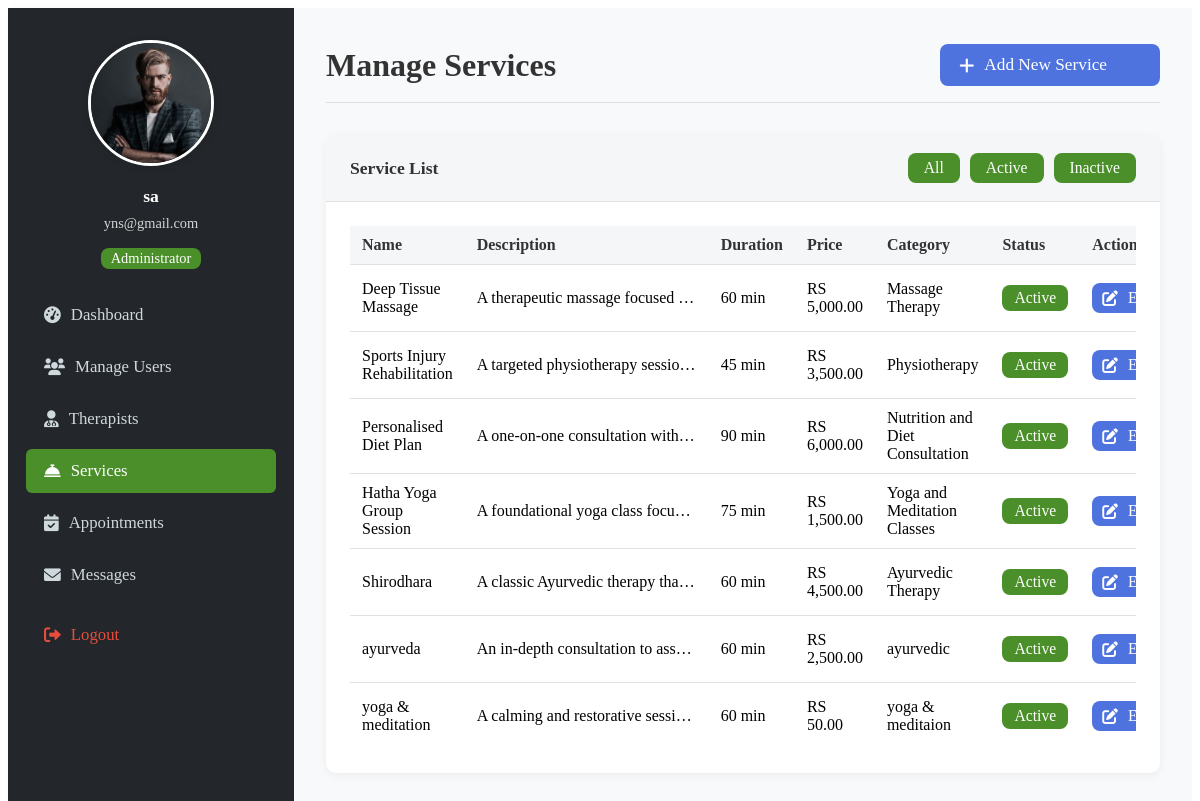
The app's page /admin/services.php (signed in) with its own data.
### tables this page shows
CREATE TABLE `services` (
  `service_id` int(11) NOT NULL,
  `name` varchar(100) NOT NULL,
  `description` text DEFAULT NULL,
  `duration` int(11) NOT NULL COMMENT 'Duration in minutes',
  `price` decimal(10,2) NOT NULL,
  `category` varchar(50) DEFAULT NULL,
  `is_active` tinyint(1) DEFAULT 1,
  `created_at` timestamp NOT NULL DEFAULT current_timestamp(),
  `updated_at` timestamp NOT NULL DEFAULT current_timestamp() ON UPDATE current_timestamp(),
  `image_path` varchar(255) DEFAULT ''
);

### admin/services.php (the view, shortened to what this page needs)
<?php
include('../dbconnect.php');
$filter = isset($_GET['filter']) ? $_GET['filter'] : '';
$services = [];
$sql = "SELECT service_id, name, description, price, duration, category, is_active FROM services ORDER BY service_id DESC";
$result = $conn->query($sql);
while ($row = $result->fetch_assoc()) {
    $services[] = $row;
}
$unread_count = 0;
$sql = "SELECT COUNT(*) as count FROM contact_messages WHERE is_read = FALSE";
$result = $conn->query($sql);
if ($result) {
    $unread_count = $result->fetch_assoc()['count'];
}
?>
<!DOCTYPE html>
<html lang="en">
<head>
    <link rel="stylesheet" href="admin_dashboard_custom.css">
    <link rel="stylesheet" href="https://cdnjs.cloudflare.com/ajax/libs/font-awesome/6.0.0/css/all.min.css">
</head>
<body>
    <div class="admin-flex">
        <div class="admin-sidebar">
            <div class="text-center mb-4">
                <div class="mb-3">
                    <img src="../image/c2.jpg" alt="Admin Profile" class="admin-profile-pic">
                </div>
                <h5><?php echo htmlspecialchars($_SESSION['username']); ?></h5>
                <small><?php echo htmlspecialchars($_SESSION['email']); ?></small>
                <div class="mt-2 admin-badge">Administrator</div>
            </div>
            <ul class="admin-nav">
                <li><a class="admin-nav-link" href="dashboard.php"><i class="fas fa-tachometer-alt"></i>Dashboard</a></li>
                <li><a class="admin-nav-link" href="users.php"><i class="fas fa-users"></i>Manage Users</a></li>
                <li><a class="admin-nav-link" href="therapists.php"><i class="fas fa-user-md"></i>Therapists</a></li>
                <li><a class="admin-nav-link active" href="services.php"><i class="fas fa-concierge-bell"></i>Services</a></li>
                <li><a class="admin-nav-link" href="appointments.php"><i class="fas fa-calendar-check"></i>Appointments</a></li>
                <li><a class="admin-nav-link" href="messages.php"><i class="fas fa-envelope"></i>Messages<?php if ($unread_count > 0): ?><span class="sidebar-badge"><?php echo $unread_count; ?></span><?php endif; ?></a></li>
                <li class="spacing-top"><a class="admin-nav-link text-danger" href="../logout.php"><i class="fas fa-sign-out-alt"></i>Logout</a></li>
            </ul>
        </div>
        <div class="admin-main">
            <div class="admin-header">
                <h1>Manage Services</h1>
                <a href="add_service.php" class="admin-btn admin-btn-primary" style="max-width:220px;">
                    <i class="fas fa-plus"></i> Add New Service
                </a>
            </div>
            <div class="admin-card">
                <div class="admin-card-header" style="display:flex;align-items:center;justify-content:space-between;gap:12px;flex-wrap:wrap;">
                    <div>Service List</div>
                    <div class="filter-bar" style="display:flex;gap:10px;">
                        <a href="services.php" class="admin-btn<?php echo empty($filter) ? ' admin-btn-success' : ' admin-btn-secondary'; ?>" style="padding:6px 16px;font-size:0.98rem;">All</a>
                        <a href="services.php?filter=active" class="admin-btn<?php echo $filter === 'active' ? ' admin-btn-success' : ' admin-btn-secondary'; ?>" style="padding:6px 16px;font-size:0.98rem;">Active</a>
                        <a href="services.php?filter=inactive" class="admin-btn<?php echo $filter === 'inactive' ? ' admin-btn-success' : ' admin-btn-secondary'; ?>" style="padding:6px 16px;font-size:0.98rem;">Inactive</a>
                    </div>
                </div>
                <div class="admin-card-body">
                    <div class="table-responsive">
                        <table class="table table-hover">
                            <thead>
                                <tr>
                                    <th>Name</th>
                                    <th>Description</th>
                                    <th>Duration</th>
                                    <th>Price</th>
                                    <th>Category</th>
                                    <th>Status</th>
                                    <th>Actions</th>
                                </tr>
                            </thead>
                            <tbody>
                <?php foreach ($services as $service): ?>
                                <tr>
                                    <td><?php echo htmlspecialchars($service['name']); ?></td>
                                    <td style="max-width:220px;white-space:nowrap;overflow:hidden;text-overflow:ellipsis;"><?php echo htmlspecialchars($service['description']); ?></td>
                                    <td><?php echo htmlspecialchars($service['duration']); ?> min</td>
                                    <td>RS <?php echo number_format($service['price'], 2); ?></td>
                                    <td><?php echo htmlspecialchars(isset($service['category']) ? $service['category'] : 'N/A'); ?></td>
                                    <td>
                                        <span class="badge <?php echo $service['is_active'] ? 'bg-success' : 'bg-secondary'; ?>">
                                    <?php echo $service['is_active'] ? 'Active' : 'Inactive'; ?>
                                </span>
                                    </td>
                                    <td>
                                        <div class="admin-btn-group" style="flex-direction: row; gap: 8px;">
                                            <a href="edit_service.php?id=<?= $service['service_id'] ?>" class="admin-btn admin-btn-primary" style="padding:6px 10px;font-size:0.98rem;">
                                                <i class="fas fa-edit"></i> Edit
                                            </a>
                            </div>
                                    </td>
                                </tr>
                                <?php endforeach; ?>
                            </tbody>
                        </table>
                    </div>
                </div>
            </div>
        </div>
    </div>
</body>
</html>

### admin/admin_dashboard_custom.css (style rules this page uses)
.admin-flex { display: flex; min-height: 100vh; background: #f8f9fa; }
.admin-sidebar { width: 250px; background: #23272b; color: #fff; padding: 32px 18px 18px 18px; box-shadow: 2px 0 8px rgba(0,0,0,0.04); display: flex; flex-direction: column; min-height: 100vh; }
.admin-sidebar .text-center { text-align: center; }
.admin-sidebar .mb-4 { margin-bottom: 1.5rem; }
.admin-sidebar .mb-3 { margin-bottom: 1rem; }
.admin-sidebar .mt-2 { margin-top: 0.5rem; }
.admin-sidebar .spacing-top { margin-top: 1rem; }
.admin-sidebar h5 { margin: 0 0 0.5rem 0; font-size: 1.1rem; font-weight: 600; }
.admin-sidebar small { display: block; margin-bottom: 0.5rem; font-size: 0.9rem; opacity: 0.8; }
.admin-badge { display: inline-block; padding: 2px 10px; border-radius: 8px; font-size: 0.9rem; font-weight: 500; background: #4a8f29; color: #fff; }
.admin-profile-pic { width: 120px; height: 120px; border-radius: 50%; object-fit: cover; border: 3px solid #fff; box-shadow: 0 2px 8px rgba(0,0,0,0.1); }
.admin-nav { list-style: none; padding: 0; margin: 0; }
.admin-nav-link { display: flex; align-items: center; color: #cfd8dc; text-decoration: none; padding: 12px 18px; border-radius: 6px; margin-bottom: 8px; font-size: 1.05rem; transition: background 0.2s, color 0.2s; }
.admin-nav-link.active, .admin-nav-link:hover { background: #4a8f29; color: #fff; }
.admin-nav-link i { margin-right: 10px; }
.admin-nav-link.text-danger { color: #e74c3c; }
.admin-main { flex: 1; padding: 36px 32px 32px 32px; background: #f8f9fa; min-width: 0; margin-bottom: 32px; }
.admin-header { display: flex; justify-content: space-between; align-items: center; margin-bottom: 32px; border-bottom: 1px solid #e0e0e0; padding-bottom: 16px; }
.admin-header h1 { font-size: 2rem; color: #333; margin: 0; }
.admin-card { background: #fff; border-radius: 10px; box-shadow: 0 2px 8px rgba(0,0,0,0.06); margin-bottom: 0; overflow: hidden; flex: 1 1 900px; min-width: 900px; max-width: 1100px; display: flex; flex-direction: column; }
.admin-card-header { background: #f4f6f8; padding: 18px 24px; border-bottom: 1px solid #e0e0e0; font-size: 1.1rem; font-weight: 600; color: #333; }
.admin-card-body { padding: 24px; flex: 1; overflow-x: auto; }
.admin-btn-group { display: flex; flex-direction: column; gap: 16px; width: 100%; padding: 8px 0; }
.admin-btn { display: flex; align-items: center; justify-content: flex-start; background: #4a8f29; color: #fff; padding: 0.7rem 1.2rem; border: none; border-radius: 8px; cursor: pointer; text-decoration: none; font-size: 1.08rem; transition: background 0.3s; width: 100%; font-weight: 500; gap: 10px; margin: 0; box-sizing: border-box; }
.admin-btn:last-child { margin-bottom: 0; }
.admin-btn-primary { background: #4e73df; }
.admin-btn-success { background: #4a8f29; }
.badge { display: inline-block; padding: 4px 12px; border-radius: 8px; font-size: 0.98rem; font-weight: 500; margin-left: 0; }
.bg-success { background: #4a8f29 !important; color: #fff !important; }
@media (max-width: 1200px) { .admin-card { min-width: 0; max-width: 100%; } }
.table-responsive { width: 100%; overflow-x: auto; }
.table { min-width: 800px; width: 100%; border-collapse: collapse; background: #fff; font-size: 1rem; }
.table th, .table td { padding: 10px 12px; border-bottom: 1px solid #e0e0e0; text-align: left; }
.table th { background: #f4f6f8; font-weight: 600; color: #333; }
.table tr:last-child td { border-bottom: none; }

### records on screen
services: name "Deep Tissue Massage", description "A therapeutic massage focused…", duration "60", price "5,000.00", category "Massage Therapy", is_active "Active"
services: name "Sports Injury Rehabilitation", description "A targeted physiotherapy sessio…", duration "45", price "3,500.00", category "Physiotherapy", is_active "Active"
services: name "Personalised Diet Plan", description "A one-on-one consultation with…", duration "90", price "6,000.00", category "Nutrition and Diet Consultation", is_active "Active"
services: name "Hatha Yoga Group Session", description "A foundational yoga class focu…", duration "75", price "1,500.00", category "Yoga and Meditation Classes", is_active "Active"
services: name "Shirodhara", description "A classic Ayurvedic therapy tha…", duration "60", price "4,500.00", category "Ayurvedic Therapy", is_active "Active"
services: name "ayurveda", description "An in-depth consultation to ass…", duration "60", price "2,500.00", category "ayurvedic", is_active "Active"
services: name "yoga & meditation", description "A calming and restorative sessi…", duration "60", price "50.00", category "yoga & meditaion", is_active "Active"

### other values on screen
$_SESSION['username'] "sa"
$_SESSION['email'] "yns@gmail.com"
